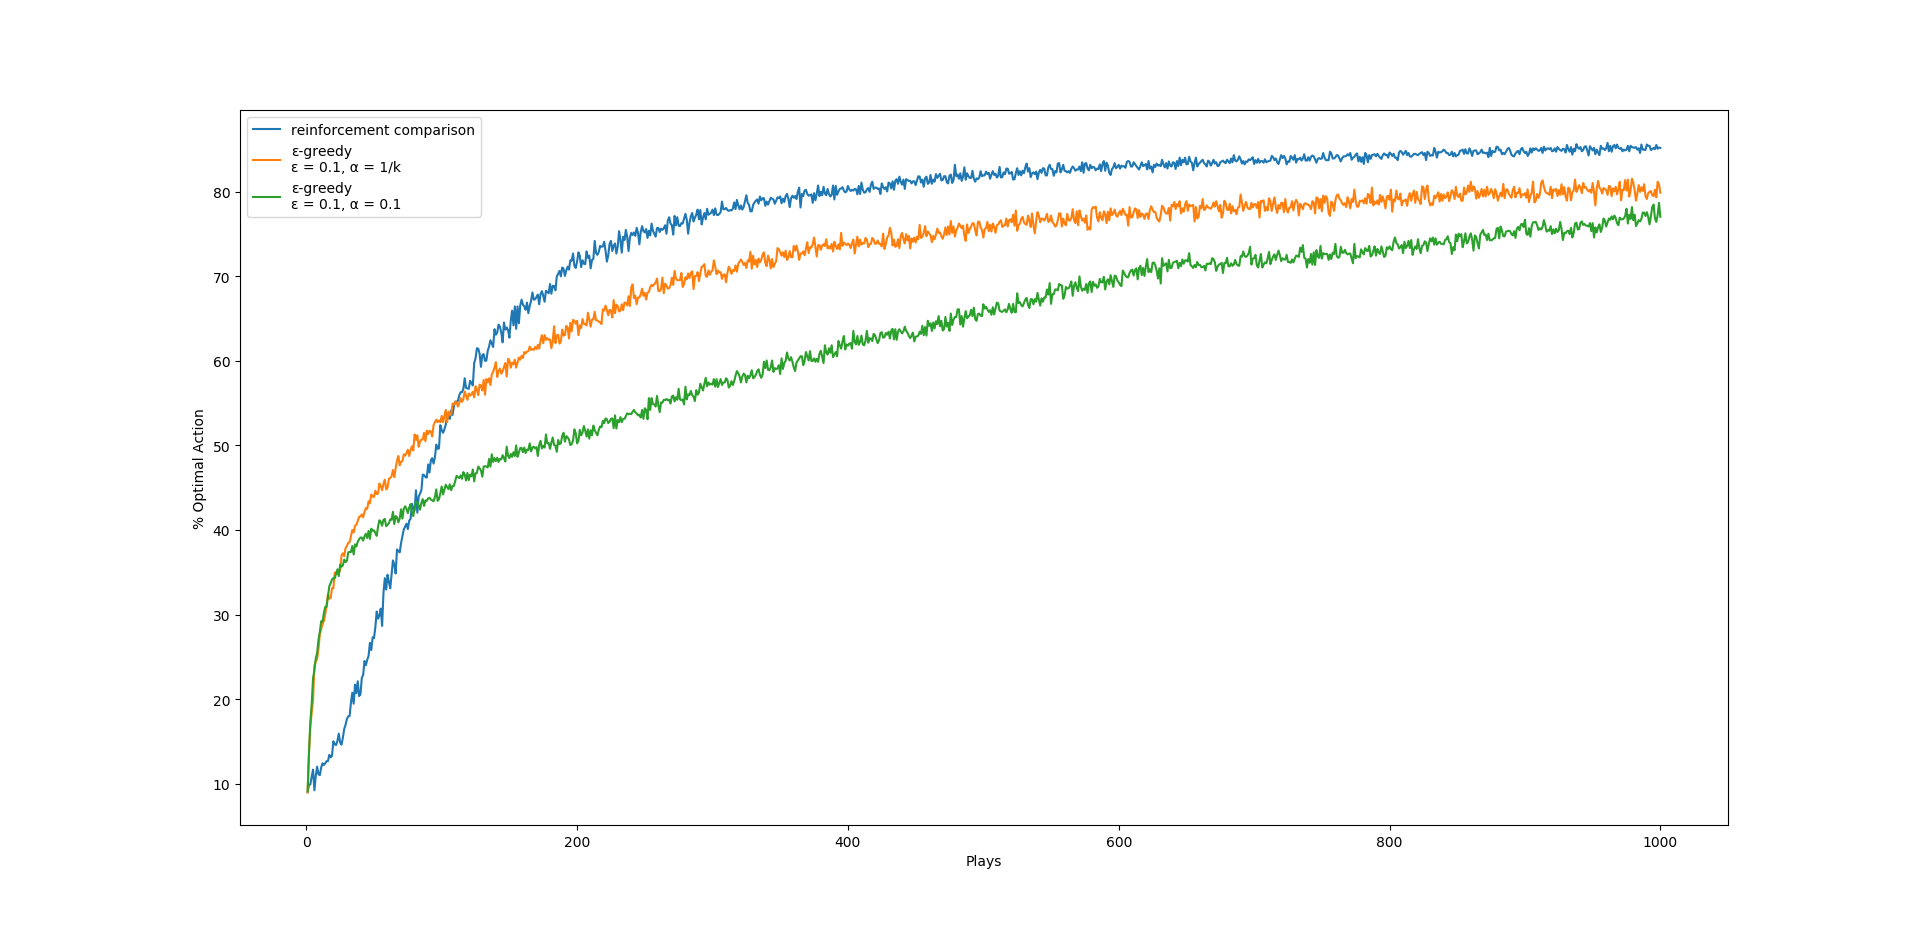

Generate this figure with Python:
import numpy as np
import matplotlib.pyplot as plt
import bisect


class WeightedRandomGenerator(object):
    def __init__(self, weights):
        self.totals = []
        running_total = 0

        for w in weights:
            running_total += w
            self.totals.append(running_total)

    def next(self):
        rnd = np.random.uniform() * self.totals[-1]
        return bisect.bisect_right(self.totals, rnd)


def random_boltzmann(p):
    weights = [np.exp(p[a]) for a in range(len(p))]
    rand_gen = WeightedRandomGenerator(weights)
    return rand_gen.next()


def main():
    np.random.seed(0)
    n = 10
    plays_num = 1000
    tasks_num = 2000
    alpha = 0.1
    beta = 0.1
    eps = 0.1
    labels = ['reinforcement comparison',
              'ε-greedy\nε = 0.1, α = 1/k',
              'ε-greedy\nε = 0.1, α = 0.1']
    
    plays = range(1, plays_num + 1)
    
    for i in range(3):
        optimals = plays_num*[0]
        for j in range(tasks_num):
            q_star = np.random.normal(size=n)
            a_optimal = np.argmax(q_star)
            if i == 0: # reinforcement comparison
                p = n*[0]
                r_mean = 0
                for t in range(plays_num):
                    a = random_boltzmann(p)
                    r = np.random.normal(q_star[a], 1)
                    p[a] += beta*(r - r_mean)
                    r_mean += alpha*(r - r_mean)
                    if a == a_optimal: optimals[t] += 1
            else: # ε-greedy
                q = n*[0]
                k = n*[0]
                for t in range(plays_num):
                    if np.random.uniform() < eps:
                        a = np.random.randint(0, n)
                    else:
                        a = np.argmax(q)
                    r = np.random.normal(q_star[a], 1)
                    if i == 1:
                        k[a] += 1
                        q[a] += (r - q[a])/k[a]
                    else:
                        q[a] += alpha*(r - q[a])
                    if a == a_optimal: optimals[t] += 1          

        optimals = [100*x/tasks_num for x in optimals]
        plt.plot(plays, optimals, label=labels[i])
    
    plt.xlabel('Plays')
    plt.ylabel('% Optimal Action')
    plt.legend()
    plt.show()


if __name__ == '__main__':
    main()
